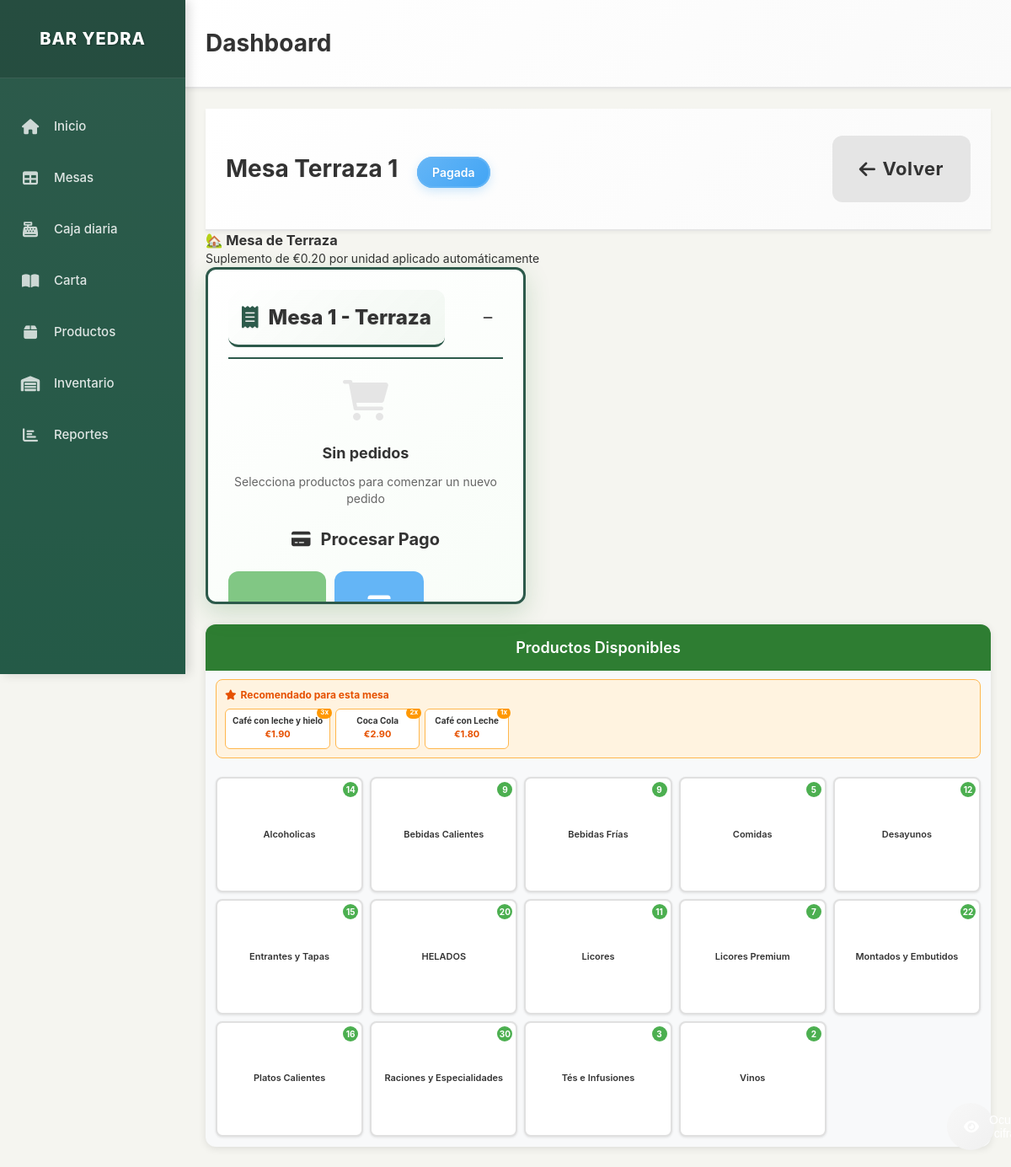
Before: /mesa/1 with the older database file.
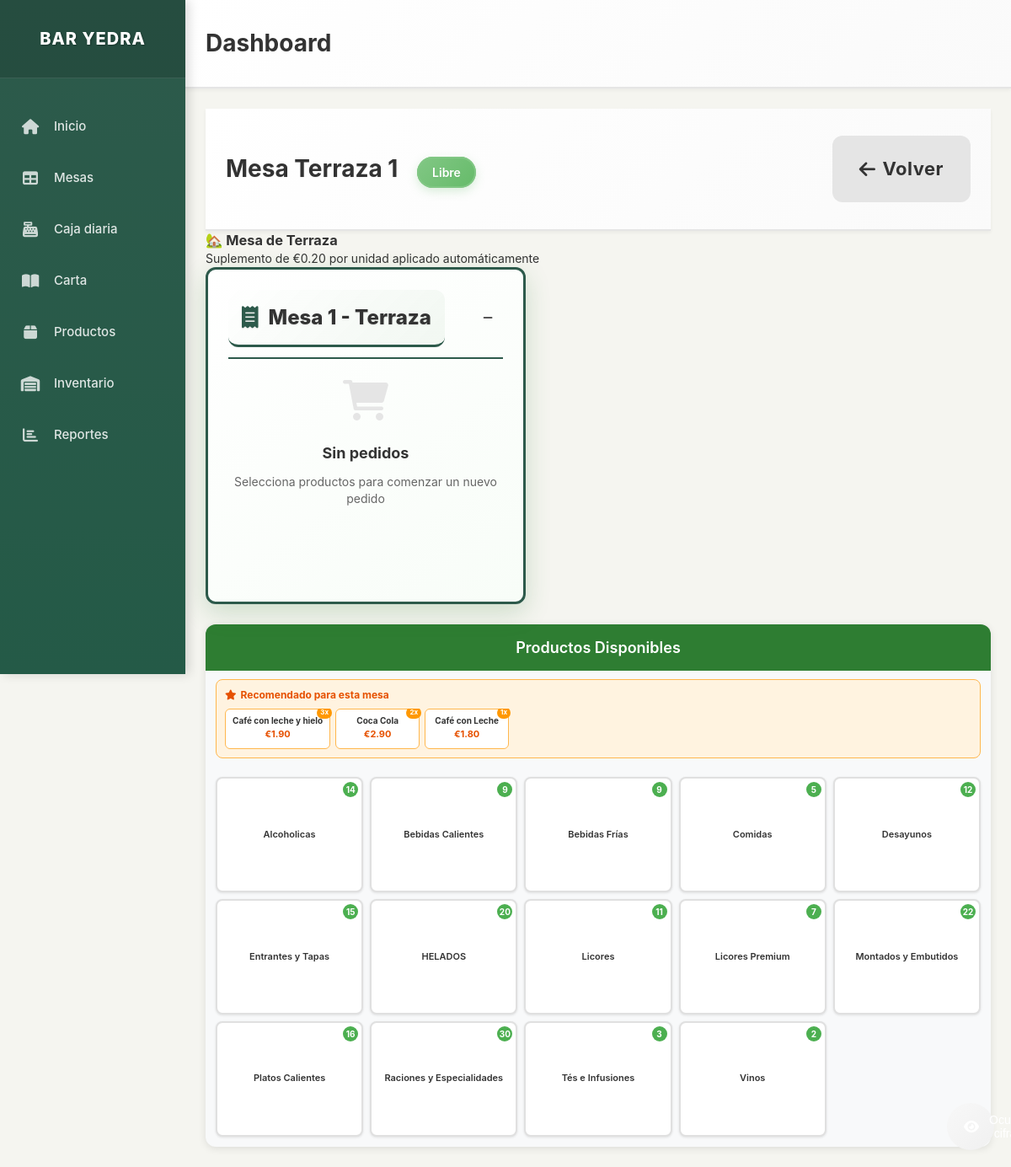
After: the same page with the newer database file.
### models.py (models this page shows, shortened)
class Mesa(db.Model):
    __tablename__ = 'mesa'
    id = db.Column(db.Integer, primary_key=True)
    numero = db.Column(db.Integer, nullable=False)
    zona = db.Column(db.String(50), nullable=False)  # Terraza, Sala, Barra
    estado = db.Column(db.String(20), default='libre')  # libre, ocupada, pagada
    pedidos = db.relationship('Pedido', backref='mesa', lazy=True)

class Producto(db.Model):
    __tablename__ = 'producto'
    id = db.Column(db.Integer, primary_key=True)
    nombre = db.Column(db.String(100), nullable=False)
    precio = db.Column(db.Numeric(10, 2), nullable=False)
    categoria = db.Column(db.String(50), nullable=False, default='General')
    foto_url = db.Column(db.String(255), nullable=True)
    descripcion = db.Column(db.Text, nullable=True)
    activo = db.Column(db.Boolean, default=True)
    orden = db.Column(db.Integer, default=0)  # Para ordenar productos en la interfaz
    stock_actual = db.Column(db.Integer, default=0)  # Cantidad actual en stock
    stock_minimo = db.Column(db.Integer, default=5)  # Alerta cuando llegue a este nivel
    unidad_medida = db.Column(db.String(20), default='unidad')  # unidad, litro, kg, etc.
    fecha_actualizacion = db.Column(db.DateTime, default=datetime.utcnow)

### app.py (the view)
@app.route('/mesa/<int:mesa_id>')
def table_detail(mesa_id):
    mesa = Mesa.query.get_or_404(mesa_id)
    productos = Producto.query.filter_by(activo=True).order_by(Producto.categoria, Producto.orden, Producto.nombre).all()
    es_terraza = mesa.zona.lower() == 'terraza'
    suplemento_terraza = Decimal('0.20') if es_terraza else Decimal('0.00')
    productos_por_categoria = {}
    productos_dict = {}
    productos_dict_con_precios = {}
    for producto in productos:
        if producto.categoria not in productos_por_categoria:
            productos_por_categoria[producto.categoria] = []
        productos_por_categoria[producto.categoria].append(producto)
        productos_dict[producto.id] = producto
        precio_base = float(producto.precio)
        precio_final = precio_base + 0.20 if es_terraza else precio_base
        productos_dict_con_precios[producto.id] = {
            'id': producto.id,
            'nombre': producto.nombre,
            'precio_base': precio_base,
            'precio_final': precio_final,
            'categoria': producto.categoria,
            'descripcion': producto.descripcion,
            'activo': producto.activo
        }
    pedido_actual = Pedido.query.filter_by(mesa_id=mesa_id, estado='abierto').first()
    recomendaciones = get_menu_recommendations(mesa_id)
    return render_template('table_detail.html',
                         mesa=mesa,
                         productos_por_categoria=productos_por_categoria,
                         productos_dict=productos_dict,
                         productos_dict_con_precios=productos_dict_con_precios,
                         pedido_actual=pedido_actual,
                         es_terraza=es_terraza,
                         suplemento_terraza=suplemento_terraza,
                         recomendaciones=recomendaciones)

### templates/table_detail.html (shortened to what this page needs)
{% extends "layout.html" %}
{% block content %}
<div class="content-header">
    <h1 class="page-title">
        Mesa {{ mesa.zona }} {{ mesa.numero }}
        <span class="table-status-badge table-{{ mesa.estado }}">{{ mesa.estado|title }}</span>
    </h1>
    <div class="table-actions">
        <a href="{{ url_for('index') }}" class="btn btn-secondary btn-lg touch-friendly">
            <i class="fas fa-arrow-left"></i> Volver
        </a>
    </div>
</div>
{% if mesa.zona.lower() == 'terraza' %}
<div class="terraza-info">
    <h3>🏡 Mesa de Terraza</h3>
    <p>Suplemento de €0.20 por unidad aplicado automáticamente</p>
</div>
{% endif %}
<div class="table-detail-layout">
    <div class="products-panel-new">
        <div class="products-header">
            <h2>Productos Disponibles</h2>
        </div>
        {% if recomendaciones %}
        <div class="recommendations-section">
            <div class="recommendations-header">
                <i class="fas fa-star"></i> Recomendado para esta mesa
            </div>
            <div class="recommendations-list">
                {% for rec in recomendaciones %}
                <div class="recommendation-item" onclick="addToOrder({{ mesa.id }}, {{ rec.producto.id }})">
                    <div class="rec-name">{{ rec.producto.nombre }}</div>
                    <div class="rec-price">€{{ "%.2f"|format(rec.producto.precio|float + (suplemento_terraza|float if es_terraza else 0)) }}</div>
                    <div class="rec-badge">{{ rec.frecuencia }}x</div>
                </div>
                {% endfor %}
            </div>
        </div>
        {% endif %}
        <div class="categories-container">
            {% for categoria, productos in productos_por_categoria.items() %}
            <div class="category-item" onclick="openCategoryModal('{{ categoria }}')">
                <div class="category-label">{{ categoria }}</div>
                <div class="category-badge">{{ productos|length }}</div>
            </div>
            {% endfor %}
        </div>
    </div>
    <div class="order-panel-fixed">
        <div class="order-header">
            <h2 class="panel-title">
                <i class="fas fa-receipt"></i> Mesa {{ mesa.numero }} - {{ mesa.zona }}
            </h2>
            <div class="order-controls">
                <button class="btn-minimize" onclick="toggleOrderPanel()" title="Minimizar panel">
                    <i class="fas fa-minus"></i>
                </button>
            </div>
        </div>
        {% if pedido_actual and pedido_actual.total > 0 %}
            <div class="current-order">
                <div class="order-items">
                    {% set productos_pedido = pedido_actual.productos|from_json if pedido_actual.productos else {} %}
                    {% for producto_id, cantidad in productos_pedido.items() %}
                        {% set producto = productos_dict[producto_id|int] %}
                        {% set producto_con_precio = productos_dict_con_precios[producto_id|int] %}
                        <div class="order-item">
                            <div class="item-details">
                                <div class="item-name">
                                    {{ producto.nombre }}
                                    {% if mesa.zona.lower() == 'terraza' %}
                                        <span class="terraza-badge">🏡 Terraza</span>
                                    {% endif %}
                                </div>
                                <div class="item-price">
                                    {% if mesa.zona.lower() == 'terraza' %}
                                        <span class="precio-base">€{{ "%.2f"|format(producto_con_precio.precio_base) }}</span>
                                        <span class="precio-terraza">€{{ "%.2f"|format(producto_con_precio.precio_final) }}</span>
                                    {% else %}
                                        €{{ "%.2f"|format(producto_con_precio.precio_final) }}
                                    {% endif %}
                                </div>
                            </div>
                            <div class="item-quantity">
                                <button class="btn-quantity" onclick="updateQuantity({{ mesa.id }}, {{ producto.id }}, {{ cantidad - 1 }})">-</button>
                                <span class="quantity">{{ cantidad }}</span>
                                <button class="btn-quantity" onclick="updateQuantity({{ mesa.id }}, {{ producto.id }}, {{ cantidad + 1 }})">+</button>
                            </div>
                            <div class="item-subtotal">
                                €{{ "%.2f"|format(producto_con_precio.precio_final * cantidad) }}
                            </div>
                            <button class="btn-remove" onclick="removeFromOrder({{ mesa.id }}, {{ producto.id }})" title="Eliminar">
                                <i class="fas fa-trash"></i>
                            </button>
                        </div>
                    {% endfor %}
                </div>
                <div class="order-summary">
                    <div class="summary-row total-row">
                        <span class="summary-label">Total:</span>
                        <span class="summary-value">€{{ "%.2f"|format(pedido_actual.total) }}</span>
                    </div>
                    <div class="summary-info">
                        <small>Iniciado: {{ pedido_actual.fecha_creacion.strftime('%H:%M') if pedido_actual.fecha_creacion else 'Ahora' }}</small>
                    </div>
                </div>
                <div class="order-actions">
                    <button class="btn btn-secondary btn-sm full-width" onclick="splitBill({{ mesa.id }})" style="margin-bottom: 10px;">
                        <i class="fas fa-cut"></i> Dividir Cuenta
                    </button>
                    <button class="btn btn-warning btn-lg full-width" onclick="abrirModalPago()">
                        <i class="fas fa-check"></i> Cerrar Pedido
                    </button>
                </div>
            </div>
        {% else %}
            <div class="empty-order">
                <div class="empty-icon">
                    <i class="fas fa-shopping-cart"></i>
                </div>
                <h3>Sin pedidos</h3>
                <p>Selecciona productos para comenzar un nuevo pedido</p>
            </div>
        {% endif %}
        {% if mesa.estado == 'pagada' %}
            <div class="payment-actions">
                <h3 class="payment-title">
                    <i class="fas fa-credit-card"></i> Procesar Pago
                </h3>
                <div class="payment-methods">
                    <button class="btn btn-success btn-lg payment-method-btn" onclick="payOrder({{ mesa.id }}, 'efectivo')">
                    </button>
                    <button class="btn btn-primary btn-lg payment-method-btn" onclick="payOrder({{ mesa.id }}, 'tarjeta')">
                        <i class="fas fa-credit-card"></i>
                    </button>
                </div>
            </div>
        {% endif %}
    </div>
</div>
{% endblock %}

### templates/layout.html (shortened to what this page needs)
<!DOCTYPE html>
<html lang="es">
<head>
    <link href="https://cdnjs.cloudflare.com/ajax/libs/font-awesome/6.0.0/css/all.min.css" rel="stylesheet">
    <link href="{{ url_for('static', filename='css/style.css') }}" rel="stylesheet">
</head>
<body>
    <div class="app-layout">
        <aside class="sidebar" role="navigation" aria-label="Navegación principal">
            <div class="sidebar-header">
                <a class="sidebar-brand" href="{{ url_for('index') }}" aria-label="Bar Yedra - Ir al inicio">
                    BAR YEDRA
                </a>
            </div>
            <nav id="sidebar-nav" aria-label="Menú principal">
                <ul class="sidebar-nav" role="menubar">
                    <li role="none">
                        <a class="nav-link" href="{{ url_for('index') }}" role="menuitem" aria-label="Ir a inicio y gestión de mesas">
                            <i class="fas fa-home" aria-hidden="true"></i>
                            Inicio
                        </a>
                    </li>
                    <li role="none">
                        <a class="nav-link" href="{{ url_for('index') }}" role="menuitem" aria-label="Gestionar mesas del restaurante">
                            <i class="fas fa-table" aria-hidden="true"></i>
                            Mesas
                        </a>
                    </li>
                    <li role="none">
                        <a class="nav-link" href="{{ url_for('cash_register') }}" role="menuitem" aria-label="Ver caja diaria y ventas">
                            <i class="fas fa-cash-register" aria-hidden="true"></i>
                            Caja diaria
                        </a>
                    </li>
                    <li role="none">
                        <a class="nav-link" href="{{ url_for('carta') }}" role="menuitem" aria-label="Ver carta completa del bar">
                            <i class="fas fa-book-open" aria-hidden="true"></i>
                            Carta
                        </a>
                    </li>
                    <li role="none">
                        <a class="nav-link" href="{{ url_for('products') }}" role="menuitem" aria-label="Gestionar productos del menú">
                            <i class="fas fa-box" aria-hidden="true"></i>
                            Productos
                        </a>
                    </li>
                    <li role="none">
                        <a class="nav-link" href="{{ url_for('inventory') }}" role="menuitem" aria-label="Controlar inventario y stock">
                            <i class="fas fa-warehouse" aria-hidden="true"></i>
                            Inventario
                        </a>
                    </li>
                    <li role="none">
                        <a class="nav-link" href="{{ url_for('reports') }}" role="menuitem" aria-label="Ver reportes de ventas">
                            <i class="fas fa-chart-bar" aria-hidden="true"></i>
                            Reportes
                        </a>
                    </li>
                </ul>
            </nav>
        </aside>
        <main class="main-content">
            <header class="content-header">
                <h1 class="page-title">{% block page_title %}Dashboard{% endblock %}</h1>
                <button class="privacy-toggle" onclick="togglePrivacy()" id="privacy-btn">
                    <i class="fas fa-eye" id="privacy-icon"></i>
                </button>
            </header>
            <div class="content-container">
                {% block content %}{% endblock %}
            </div>
        </main>
    </div>
</body>
</html>

### templates/table_detail.html (style rules this page uses)
.products-panel-new { width: 100%; height: calc(100vh - 180px); background: #f8f9fa; border-radius: 12px; box-shadow: 0 2px 10px rgba(0,0,0,0.1); overflow: hidden; display: flex; flex-direction: column; }
.products-header { background: #2e7d32; color: white; padding: 15px 20px; text-align: center; }
.products-header h2 { margin: 0; font-size: 18px; font-weight: 600; }
.recommendations-section { background: #fff3e0; border: 1px solid #ffb74d; border-radius: 8px; margin: 10px 12px; padding: 10px; }
.recommendations-header { color: #e65100; font-size: 12px; font-weight: bold; margin-bottom: 8px; display: flex; align-items: center; gap: 5px; }
.recommendations-list { display: flex; gap: 6px; overflow-x: auto; }
.recommendation-item { background: white; border: 1px solid #ffb74d; border-radius: 6px; padding: 8px; min-width: 100px; cursor: pointer; transition: all 0.2s ease; position: relative; text-align: center; }
.rec-name { font-size: 10px; font-weight: bold; color: #333; margin-bottom: 3px; line-height: 1.1; }
.rec-price { font-size: 11px; color: #e65100; font-weight: bold; }
.rec-badge { position: absolute; top: -3px; right: -3px; background: #ff9800; color: white; border-radius: 8px; padding: 1px 4px; font-size: 8px; font-weight: bold; }
.categories-container { flex: 1; display: grid; grid-template-columns: repeat(5, 1fr); grid-template-rows: repeat(3, 1fr); gap: 8px; padding: 12px; height: 100%; overflow: hidden; }
.category-item { background: white; border: 2px solid #e0e0e0; border-radius: 8px; cursor: pointer; transition: all 0.2s ease; display: flex; flex-direction: column; justify-content: center; align-items: center; position: relative; box-shadow: 0 1px 3px rgba(0,0,0,0.1); }
.category-label { font-size: 11px; font-weight: 600; color: #333; text-align: center; padding: 0 4px; line-height: 1.2; }
.category-badge { position: absolute; top: 4px; right: 4px; background: #4caf50; color: white; border-radius: 50%; width: 18px; height: 18px; display: flex; align-items: center; justify-content: center; font-size: 10px; font-weight: bold; }

Changed rows visible on the page:
changed Mesa "Terraza": estado "Pagada" → "Libre"
Other visible differences:
text no longer shown: "Procesar Pago"
